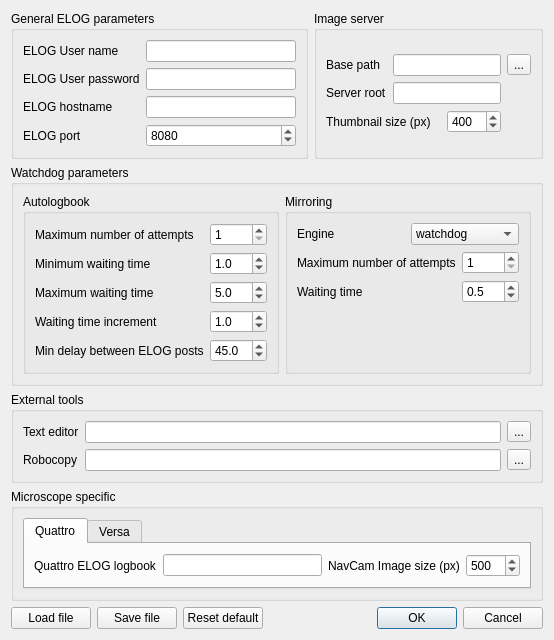
<?xml version="1.0" encoding="UTF-8"?>
<ui version="4.0">
 <class>configurationDialog</class>
 <widget class="QDialog" name="configurationDialog">
  <property name="geometry">
   <rect>
    <x>0</x>
    <y>0</y>
    <width>494</width>
    <height>584</height>
   </rect>
  </property>
  <property name="windowTitle">
   <string>Configuration editor</string>
  </property>
  <layout class="QVBoxLayout" name="verticalLayout_8">
   <item>
    <layout class="QVBoxLayout" name="verticalLayout_7">
     <item>
      <layout class="QHBoxLayout" name="horizontalLayout_5">
       <item>
        <widget class="QGroupBox" name="elog_group_box">
         <property name="title">
          <string>General ELOG parameters</string>
         </property>
         <layout class="QVBoxLayout" name="verticalLayout_9">
          <item>
           <layout class="QFormLayout" name="formLayout">
            <item row="0" column="0">
             <widget class="QLabel" name="elog_user_label">
              <property name="text">
               <string>ELOG User name</string>
              </property>
              <property name="buddy">
               <cstring>elog_user_field</cstring>
              </property>
             </widget>
            </item>
            <item row="0" column="1">
             <widget class="QLineEdit" name="elog_user_field">
              <property name="whatsThis">
               <string extracomment="The user name for the ELOG">&lt;html&gt;&lt;head/&gt;&lt;body&gt;&lt;p&gt;&lt;span style=&quot; font-size:14pt; font-weight:600;&quot;&gt;ELOG User Name&lt;/span&gt;&lt;/p&gt;&lt;p&gt;In order to be able to post on the ELOG, this automatic tool needs to use access credentials. Put here the user name you want to use&lt;/p&gt;&lt;/body&gt;&lt;/html&gt;</string>
              </property>
             </widget>
            </item>
            <item row="1" column="0">
             <widget class="QLabel" name="label">
              <property name="text">
               <string>ELOG User password</string>
              </property>
              <property name="buddy">
               <cstring>elog_password_field</cstring>
              </property>
             </widget>
            </item>
            <item row="1" column="1">
             <widget class="QLineEdit" name="elog_password_field">
              <property name="whatsThis">
               <string>&lt;html&gt;&lt;head/&gt;&lt;body&gt;&lt;p&gt;&lt;span style=&quot; font-size:14pt; font-weight:600;&quot;&gt;ELOG Password&lt;/span&gt;&lt;/p&gt;&lt;p&gt;&lt;span style=&quot; font-size:14pt; font-weight:600;&quot;/&gt;&lt;/p&gt;&lt;p&gt;In order to be able to post on the ELOG, this automatic tool needs to use access credentials. Put here the password you want to use.&lt;/p&gt;&lt;p&gt;&lt;br/&gt;&lt;/p&gt;&lt;p&gt;&lt;span style=&quot; font-weight:600;&quot;&gt;WARNING:&lt;/span&gt;&lt;/p&gt;&lt;p&gt;&lt;span style=&quot; font-weight:600;&quot;&gt;Even if hidded on this window, your password will be written in plain text in the configuration file.&lt;/span&gt;&lt;/p&gt;&lt;/body&gt;&lt;/html&gt;</string>
              </property>
              <property name="echoMode">
               <enum>QLineEdit::Password</enum>
              </property>
             </widget>
            </item>
            <item row="2" column="0">
             <widget class="QLabel" name="elog_hostname_label">
              <property name="text">
               <string>ELOG hostname</string>
              </property>
              <property name="buddy">
               <cstring>elog_hostname_field</cstring>
              </property>
             </widget>
            </item>
            <item row="2" column="1">
             <widget class="QLineEdit" name="elog_hostname_field">
              <property name="whatsThis">
               <string>&lt;html&gt;&lt;head/&gt;&lt;body&gt;&lt;p&gt;&lt;span style=&quot; font-size:14pt; font-weight:600;&quot;&gt;ELOG Hostname&lt;/span&gt;&lt;/p&gt;&lt;p&gt;This is the URL where the ELOG is responding. If you have no idea, ask your system administrator.&lt;/p&gt;&lt;/body&gt;&lt;/html&gt;</string>
              </property>
              <property name="echoMode">
               <enum>QLineEdit::Normal</enum>
              </property>
             </widget>
            </item>
            <item row="3" column="0">
             <widget class="QLabel" name="elog_port_label">
              <property name="text">
               <string>ELOG port</string>
              </property>
              <property name="buddy">
               <cstring>elog_port_field</cstring>
              </property>
             </widget>
            </item>
            <item row="3" column="1">
             <widget class="QSpinBox" name="elog_port_field">
              <property name="whatsThis">
               <string>&lt;html&gt;&lt;head/&gt;&lt;body&gt;&lt;p&gt;&lt;span style=&quot; font-size:14pt; font-weight:600;&quot;&gt;ELOG Port&lt;/span&gt;&lt;/p&gt;&lt;p&gt;This is the TCP/IP port where the ELOG is listening. If you have no idea, ask your system administrator.&lt;/p&gt;&lt;/body&gt;&lt;/html&gt;</string>
              </property>
              <property name="maximum">
               <number>100000</number>
              </property>
              <property name="value">
               <number>8080</number>
              </property>
             </widget>
            </item>
           </layout>
          </item>
         </layout>
        </widget>
       </item>
       <item>
        <widget class="QGroupBox" name="image_server_group_box">
         <property name="title">
          <string>Image server</string>
         </property>
         <layout class="QVBoxLayout" name="verticalLayout">
          <item>
           <layout class="QGridLayout" name="gridLayout_2">
            <item row="0" column="0">
             <widget class="QLabel" name="base_path_label">
              <property name="text">
               <string>Base path</string>
              </property>
              <property name="buddy">
               <cstring>base_path_field</cstring>
              </property>
             </widget>
            </item>
            <item row="0" column="1" colspan="2">
             <widget class="QLineEdit" name="base_path_field">
              <property name="whatsThis">
               <string>&lt;html&gt;&lt;head/&gt;&lt;body&gt;&lt;p&gt;&lt;span style=&quot; font-size:14pt; font-weight:600;&quot;&gt;Image server base path&lt;/span&gt;&lt;/p&gt;&lt;p&gt;Images are not uploaded to the ELOG because they are generally too many for a single post. All images (TIF, PNG and Thumbnail) are served by another webserver. &lt;/p&gt;&lt;p&gt;This base path is the location where all images are saved. &lt;/p&gt;&lt;p&gt;For example. Assume that:&lt;/p&gt;&lt;p&gt;- base path is &lt;span style=&quot; font-weight:600;&quot;&gt;c:\Pictures\Microscopy&lt;/span&gt;&lt;/p&gt;&lt;p&gt;- server roor is &lt;span style=&quot; font-weight:600;&quot;&gt;https://my-image-server/pics&lt;/span&gt;&lt;/p&gt;&lt;p&gt;So a picture saved in c:\Pictures\Microscopy\MyExperiment\Sample\image1.tif will be made available as https://my-image-server/pics/MyExperiment/Sample/image1.tif&lt;/p&gt;&lt;/body&gt;&lt;/html&gt;</string>
              </property>
             </widget>
            </item>
            <item row="0" column="3">
             <widget class="QToolButton" name="search_basepath_button">
              <property name="text">
               <string>...</string>
              </property>
              <property name="icon">
               <iconset resource="resource.qrc">
                <normaloff>:/resources/icons8-opened-folder-30.png</normaloff>:/resources/icons8-opened-folder-30.png</iconset>
              </property>
             </widget>
            </item>
            <item row="1" column="0">
             <widget class="QLabel" name="server_root_label">
              <property name="text">
               <string>Server root</string>
              </property>
              <property name="buddy">
               <cstring>server_root_field</cstring>
              </property>
             </widget>
            </item>
            <item row="1" column="1" colspan="2">
             <widget class="QLineEdit" name="server_root_field">
              <property name="whatsThis">
               <string>&lt;html&gt;&lt;head/&gt;&lt;body&gt;&lt;p&gt;&lt;span style=&quot; font-size:14pt; font-weight:600;&quot;&gt;Image server root&lt;/span&gt;&lt;/p&gt;&lt;p&gt;Images are not uploaded to the ELOG because they are generally too many for a single post. All images (TIF, PNG and Thumbnail) are served by another webserver. &lt;/p&gt;&lt;p&gt;This server root is a URL pointing to the base of the image server.&lt;/p&gt;&lt;p&gt;For example. Assume that:&lt;/p&gt;&lt;p&gt;- base path is &lt;span style=&quot; font-weight:600;&quot;&gt;c:\Pictures\Microscopy&lt;/span&gt;&lt;/p&gt;&lt;p&gt;- server roor is &lt;span style=&quot; font-weight:600;&quot;&gt;https://my-image-server/pics&lt;/span&gt;&lt;/p&gt;&lt;p&gt;So a picture saved in c:\Pictures\Microscopy\MyExperiment\Sample\image1.tif will be made available as https://my-image-server/pics/MyExperiment/Sample/image1.tif&lt;/p&gt;&lt;/body&gt;&lt;/html&gt;</string>
              </property>
             </widget>
            </item>
            <item row="2" column="0" colspan="2">
             <widget class="QLabel" name="img_thumb_size_label">
              <property name="text">
               <string>Thumbnail size (px)</string>
              </property>
              <property name="buddy">
               <cstring>img_thumb_size_spinbox</cstring>
              </property>
             </widget>
            </item>
            <item row="2" column="2">
             <widget class="QSpinBox" name="img_thumb_size_spinbox">
              <property name="whatsThis">
               <string>&lt;html&gt;&lt;head/&gt;&lt;body&gt;&lt;p&gt;&lt;span style=&quot; font-size:14pt; font-weight:600;&quot;&gt;Thumbnail size&lt;/span&gt;&lt;/p&gt;&lt;p&gt;Select the width in pixel of the png thumbnail pictures.&lt;/p&gt;&lt;/body&gt;&lt;/html&gt;</string>
              </property>
              <property name="suffix">
               <string/>
              </property>
              <property name="maximum">
               <number>1024</number>
              </property>
              <property name="value">
               <number>400</number>
              </property>
             </widget>
            </item>
           </layout>
          </item>
         </layout>
        </widget>
       </item>
      </layout>
     </item>
     <item>
      <widget class="QGroupBox" name="watchdog_group_box">
       <property name="title">
        <string>Watchdog parameters</string>
       </property>
       <layout class="QVBoxLayout" name="verticalLayout_6">
        <item>
         <layout class="QHBoxLayout" name="horizontalLayout_2">
          <item>
           <widget class="QGroupBox" name="autologbook_watchdog_group_box">
            <property name="title">
             <string>Autologbook</string>
            </property>
            <layout class="QVBoxLayout" name="verticalLayout_2">
             <item>
              <layout class="QFormLayout" name="formLayout_2">
               <item row="0" column="0">
                <widget class="QLabel" name="autologbook_max_attempts_label">
                 <property name="text">
                  <string>Maximum number of attempts</string>
                 </property>
                 <property name="buddy">
                  <cstring>autologbook_max_attempts_spinbox</cstring>
                 </property>
                </widget>
               </item>
               <item row="0" column="1">
                <widget class="QSpinBox" name="autologbook_max_attempts_spinbox">
                 <property name="whatsThis">
                  <string>&lt;html&gt;&lt;head/&gt;&lt;body&gt;&lt;p&gt;&lt;span style=&quot; font-size:14pt;&quot;&gt;Autologobook watchdog maximum number of attempts&lt;/span&gt;&lt;/p&gt;&lt;p&gt;While the autologbook watchdog is monitoring the protocol folder and try to operate on a file, it could be that for several reasons the process is failing.&lt;/p&gt;&lt;p&gt;In this case the same process will be attempted up to a maximum number of trials (this parameter) with an increasing waiting time in between from minimum waiting time to maximum waititng time with a waiting time increment.  &lt;/p&gt;&lt;/body&gt;&lt;/html&gt;</string>
                 </property>
                 <property name="minimum">
                  <number>1</number>
                 </property>
                </widget>
               </item>
               <item row="1" column="0">
                <widget class="QLabel" name="autologbook_wait_min_label">
                 <property name="text">
                  <string>Minimum waiting time </string>
                 </property>
                 <property name="buddy">
                  <cstring>autologbook_wait_min_spinbox</cstring>
                 </property>
                </widget>
               </item>
               <item row="1" column="1">
                <widget class="QDoubleSpinBox" name="autologbook_wait_min_spinbox">
                 <property name="whatsThis">
                  <string>&lt;html&gt;&lt;head/&gt;&lt;body&gt;&lt;p&gt;&lt;span style=&quot; font-size:14pt;&quot;&gt;Autologobook watchdog minimum waiting time&lt;/span&gt;&lt;/p&gt;&lt;p&gt;While the autologbook watchdog is monitoring the protocol folder and try to operate on a file, it could be that for several reasons the process is failing.&lt;/p&gt;&lt;p&gt;In this case the same process will be attempted up to a maximum number of trials with an increasing waiting time in between from minimum waiting time (this parameter) to maximum waititng time with a waiting time increment.&lt;/p&gt;&lt;/body&gt;&lt;/html&gt;</string>
                 </property>
                 <property name="decimals">
                  <number>1</number>
                 </property>
                 <property name="value">
                  <double>1.000000000000000</double>
                 </property>
                </widget>
               </item>
               <item row="2" column="0">
                <widget class="QLabel" name="autologbook_wait_max_label">
                 <property name="text">
                  <string>Maximum waiting time </string>
                 </property>
                 <property name="buddy">
                  <cstring>autologbook_wait_max_spinbox</cstring>
                 </property>
                </widget>
               </item>
               <item row="2" column="1">
                <widget class="QDoubleSpinBox" name="autologbook_wait_max_spinbox">
                 <property name="whatsThis">
                  <string>&lt;html&gt;&lt;head/&gt;&lt;body&gt;&lt;p&gt;&lt;span style=&quot; font-size:14pt;&quot;&gt;Autologobook watchdog maximum waiting time&lt;/span&gt;&lt;/p&gt;&lt;p&gt;While the autologbook watchdog is monitoring the protocol folder and try to operate on a file, it could be that for several reasons the process is failing.&lt;/p&gt;&lt;p&gt;In this case the same process will be attempted up to a maximum number of trials with an increasing waiting time in between from minimum waiting time to maximum waititng time (this parameter) with a waiting time increment.&lt;/p&gt;&lt;/body&gt;&lt;/html&gt;</string>
                 </property>
                 <property name="decimals">
                  <number>1</number>
                 </property>
                 <property name="value">
                  <double>5.000000000000000</double>
                 </property>
                </widget>
               </item>
               <item row="3" column="0">
                <widget class="QLabel" name="autologbook_wait_increment_label">
                 <property name="text">
                  <string>Waiting time increment</string>
                 </property>
                 <property name="buddy">
                  <cstring>autologbook_wait_increment_spinbox</cstring>
                 </property>
                </widget>
               </item>
               <item row="3" column="1">
                <widget class="QDoubleSpinBox" name="autologbook_wait_increment_spinbox">
                 <property name="whatsThis">
                  <string>&lt;html&gt;&lt;head/&gt;&lt;body&gt;&lt;p&gt;&lt;span style=&quot; font-size:14pt;&quot;&gt;Autologobook watchdog waiting time increment&lt;/span&gt;&lt;/p&gt;&lt;p&gt;While the autologbook watchdog is monitoring the protocol folder and try to operate on a file, it could be that for several reasons the process is failing.&lt;/p&gt;&lt;p&gt;In this case the same process will be attempted up to a maximum number of trials with an increasing waiting time in between from minimum waiting time to maximum waititng time with a waiting time increment (this parameter).&lt;/p&gt;&lt;/body&gt;&lt;/html&gt;</string>
                 </property>
                 <property name="decimals">
                  <number>1</number>
                 </property>
                 <property name="value">
                  <double>1.000000000000000</double>
                 </property>
                </widget>
               </item>
               <item row="4" column="0">
                <widget class="QLabel" name="autologbook_min_delay_label">
                 <property name="text">
                  <string>Min delay between ELOG posts</string>
                 </property>
                 <property name="buddy">
                  <cstring>autologbook_min_delay_spinbox</cstring>
                 </property>
                </widget>
               </item>
               <item row="4" column="1">
                <widget class="QDoubleSpinBox" name="autologbook_min_delay_spinbox">
                 <property name="whatsThis">
                  <string>&lt;html&gt;&lt;head/&gt;&lt;body&gt;&lt;p&gt;&lt;span style=&quot; font-size:14pt; font-weight:600;&quot;&gt;Delay between ELOG posts&lt;/span&gt;&lt;/p&gt;&lt;p&gt;&lt;br/&gt;&lt;/p&gt;&lt;p&gt;If many filesystem events are detected by the autologbook watchdog, there could be a high number of almost identical ELOG message posted in a short period of time. All these posts are not only saturating the band and riskying to kill the ELOG server, but they are also useless. &lt;/p&gt;&lt;p&gt;&lt;br/&gt;&lt;/p&gt;&lt;p&gt;For this reason, two ELOG posts must be separated at least by the number of seconds specified by this parameter.&lt;/p&gt;&lt;/body&gt;&lt;/html&gt;</string>
                 </property>
                 <property name="decimals">
                  <number>1</number>
                 </property>
                 <property name="value">
                  <double>45.000000000000000</double>
                 </property>
                </widget>
               </item>
              </layout>
             </item>
            </layout>
           </widget>
          </item>
          <item>
           <widget class="QGroupBox" name="mirroring_group_box">
            <property name="title">
             <string>Mirroring</string>
            </property>
            <layout class="QVBoxLayout" name="verticalLayout_4">
             <item>
              <layout class="QVBoxLayout" name="verticalLayout_3">
               <item>
                <layout class="QHBoxLayout" name="horizontalLayout">
                 <item>
                  <widget class="QLabel" name="mirroring_engine_label">
                   <property name="text">
                    <string>Engine</string>
                   </property>
                   <property name="buddy">
                    <cstring>engine_combobox</cstring>
                   </property>
                  </widget>
                 </item>
                 <item>
                  <widget class="QComboBox" name="engine_combobox">
                   <item>
                    <property name="text">
                     <string>watchdog</string>
                    </property>
                   </item>
                   <item>
                    <property name="text">
                     <string>robocopy</string>
                    </property>
                   </item>
                  </widget>
                 </item>
                </layout>
               </item>
               <item>
                <layout class="QFormLayout" name="formLayout_3">
                 <item row="0" column="0">
                  <widget class="QLabel" name="mirroring_max_attempts_label">
                   <property name="text">
                    <string>Maximum number of attempts</string>
                   </property>
                   <property name="buddy">
                    <cstring>mirroring_max_attempts_spinbox</cstring>
                   </property>
                  </widget>
                 </item>
                 <item row="0" column="1">
                  <widget class="QSpinBox" name="mirroring_max_attempts_spinbox">
                   <property name="minimum">
                    <number>1</number>
                   </property>
                  </widget>
                 </item>
                 <item row="1" column="0">
                  <widget class="QLabel" name="mirroring_wait_label">
                   <property name="text">
                    <string>Waiting time</string>
                   </property>
                   <property name="buddy">
                    <cstring>mirroring_wait_spinbox</cstring>
                   </property>
                  </widget>
                 </item>
                 <item row="1" column="1">
                  <widget class="QDoubleSpinBox" name="mirroring_wait_spinbox">
                   <property name="decimals">
                    <number>1</number>
                   </property>
                   <property name="value">
                    <double>0.500000000000000</double>
                   </property>
                  </widget>
                 </item>
                </layout>
               </item>
              </layout>
             </item>
            </layout>
           </widget>
          </item>
         </layout>
        </item>
       </layout>
      </widget>
     </item>
     <item>
      <widget class="QGroupBox" name="external_tools_group_box">
       <property name="title">
        <string>External tools</string>
       </property>
       <layout class="QHBoxLayout" name="horizontalLayout_8">
        <item>
         <layout class="QGridLayout" name="gridLayout">
          <item row="0" column="0">
           <widget class="QLabel" name="text_editor_label">
            <property name="text">
             <string>Text editor</string>
            </property>
            <property name="buddy">
             <cstring>notepad_field</cstring>
            </property>
           </widget>
          </item>
          <item row="0" column="1">
           <widget class="QLineEdit" name="notepad_field"/>
          </item>
          <item row="0" column="2">
           <widget class="QToolButton" name="notepad_search_button">
            <property name="text">
             <string>...</string>
            </property>
            <property name="icon">
             <iconset>
              <normalon>:/resources/icons8-opened-folder-30.png</normalon>
             </iconset>
            </property>
           </widget>
          </item>
          <item row="1" column="0">
           <widget class="QLabel" name="robocopy_label">
            <property name="text">
             <string>Robocopy</string>
            </property>
            <property name="buddy">
             <cstring>robocopy_field</cstring>
            </property>
           </widget>
          </item>
          <item row="1" column="1">
           <widget class="QLineEdit" name="robocopy_field"/>
          </item>
          <item row="1" column="2">
           <widget class="QToolButton" name="robocopy_search_button">
            <property name="text">
             <string>...</string>
            </property>
            <property name="icon">
             <iconset>
              <normalon>:/resources/icons8-opened-folder-30.png</normalon>
             </iconset>
            </property>
           </widget>
          </item>
         </layout>
        </item>
       </layout>
      </widget>
     </item>
     <item>
      <widget class="QGroupBox" name="microscope_group_box">
       <property name="title">
        <string>Microscope specific</string>
       </property>
       <layout class="QHBoxLayout" name="horizontalLayout_9">
        <item>
         <widget class="QTabWidget" name="microscope_tabs">
          <property name="currentIndex">
           <number>0</number>
          </property>
          <widget class="QWidget" name="quattro_tab">
           <attribute name="title">
            <string>Quattro</string>
           </attribute>
           <layout class="QHBoxLayout" name="horizontalLayout_10">
            <item>
             <layout class="QHBoxLayout" name="horizontalLayout_3">
              <item>
               <widget class="QLabel" name="quattro_elog_logbook_label">
                <property name="text">
                 <string>Quattro ELOG logbook</string>
                </property>
                <property name="buddy">
                 <cstring>quattro_elog_logbook_field</cstring>
                </property>
               </widget>
              </item>
              <item>
               <widget class="QLineEdit" name="quattro_elog_logbook_field"/>
              </item>
              <item>
               <widget class="QLabel" name="img_navacam_size_label">
                <property name="text">
                 <string>NavCam Image size (px)</string>
                </property>
                <property name="buddy">
                 <cstring>quattro_navcam_size_spinbox</cstring>
                </property>
               </widget>
              </item>
              <item>
               <widget class="QSpinBox" name="quattro_navcam_size_spinbox">
                <property name="suffix">
                 <string/>
                </property>
                <property name="maximum">
                 <number>1024</number>
                </property>
                <property name="value">
                 <number>500</number>
                </property>
               </widget>
              </item>
             </layout>
            </item>
           </layout>
          </widget>
          <widget class="QWidget" name="versa_tab">
           <attribute name="title">
            <string>Versa</string>
           </attribute>
           <layout class="QHBoxLayout" name="horizontalLayout_7">
            <item>
             <layout class="QHBoxLayout" name="horizontalLayout_4">
              <item>
               <widget class="QLabel" name="versa_elog_logbook_label">
                <property name="text">
                 <string>Versa ELOG logbook</string>
                </property>
                <property name="buddy">
                 <cstring>versa_elog_logbook_field</cstring>
                </property>
               </widget>
              </item>
              <item>
               <widget class="QLineEdit" name="versa_elog_logbook_field"/>
              </item>
             </layout>
            </item>
           </layout>
          </widget>
         </widget>
        </item>
       </layout>
      </widget>
     </item>
     <item>
      <layout class="QHBoxLayout" name="horizontalLayout_6">
       <item>
        <widget class="QPushButton" name="load_conf_button">
         <property name="text">
          <string>Load file</string>
         </property>
         <property name="icon">
          <iconset resource="resource.qrc">
           <normaloff>:/resources/icons8-opened-folder-30.png</normaloff>:/resources/icons8-opened-folder-30.png</iconset>
         </property>
        </widget>
       </item>
       <item>
        <widget class="QPushButton" name="save_conf_button">
         <property name="text">
          <string>Save file</string>
         </property>
         <property name="icon">
          <iconset resource="resource.qrc">
           <normaloff>:/resources/icons8-save-30.png</normaloff>:/resources/icons8-save-30.png</iconset>
         </property>
        </widget>
       </item>
       <item>
        <widget class="QPushButton" name="reset_conf_button">
         <property name="text">
          <string>Reset default</string>
         </property>
        </widget>
       </item>
       <item>
        <spacer name="horizontalSpacer">
         <property name="orientation">
          <enum>Qt::Horizontal</enum>
         </property>
         <property name="sizeHint" stdset="0">
          <size>
           <width>88</width>
           <height>20</height>
          </size>
         </property>
        </spacer>
       </item>
       <item>
        <widget class="QDialogButtonBox" name="buttonBox">
         <property name="orientation">
          <enum>Qt::Horizontal</enum>
         </property>
         <property name="standardButtons">
          <set>QDialogButtonBox::Cancel|QDialogButtonBox::Ok</set>
         </property>
        </widget>
       </item>
      </layout>
     </item>
    </layout>
   </item>
  </layout>
 </widget>
 <resources>
  <include location="resource.qrc"/>
 </resources>
 <connections>
  <connection>
   <sender>buttonBox</sender>
   <signal>accepted()</signal>
   <receiver>configurationDialog</receiver>
   <slot>accept()</slot>
   <hints>
    <hint type="sourcelabel">
     <x>506</x>
     <y>497</y>
    </hint>
    <hint type="destinationlabel">
     <x>157</x>
     <y>274</y>
    </hint>
   </hints>
  </connection>
  <connection>
   <sender>buttonBox</sender>
   <signal>rejected()</signal>
   <receiver>configurationDialog</receiver>
   <slot>reject()</slot>
   <hints>
    <hint type="sourcelabel">
     <x>506</x>
     <y>497</y>
    </hint>
    <hint type="destinationlabel">
     <x>286</x>
     <y>274</y>
    </hint>
   </hints>
  </connection>
  <connection>
   <sender>notepad_search_button</sender>
   <signal>clicked()</signal>
   <receiver>configurationDialog</receiver>
   <slot>search_text_editor()</slot>
   <hints>
    <hint type="sourcelabel">
     <x>509</x>
     <y>56</y>
    </hint>
    <hint type="destinationlabel">
     <x>531</x>
     <y>69</y>
    </hint>
   </hints>
  </connection>
  <connection>
   <sender>robocopy_search_button</sender>
   <signal>clicked()</signal>
   <receiver>configurationDialog</receiver>
   <slot>search_robocopy()</slot>
   <hints>
    <hint type="sourcelabel">
     <x>509</x>
     <y>84</y>
    </hint>
    <hint type="destinationlabel">
     <x>531</x>
     <y>115</y>
    </hint>
   </hints>
  </connection>
  <connection>
   <sender>load_conf_button</sender>
   <signal>clicked()</signal>
   <receiver>configurationDialog</receiver>
   <slot>load_conf_file()</slot>
   <hints>
    <hint type="sourcelabel">
     <x>61</x>
     <y>476</y>
    </hint>
    <hint type="destinationlabel">
     <x>67</x>
     <y>509</y>
    </hint>
   </hints>
  </connection>
  <connection>
   <sender>save_conf_button</sender>
   <signal>clicked()</signal>
   <receiver>configurationDialog</receiver>
   <slot>save_conf_file()</slot>
   <hints>
    <hint type="sourcelabel">
     <x>169</x>
     <y>498</y>
    </hint>
    <hint type="destinationlabel">
     <x>181</x>
     <y>509</y>
    </hint>
   </hints>
  </connection>
  <connection>
   <sender>reset_conf_button</sender>
   <signal>clicked()</signal>
   <receiver>configurationDialog</receiver>
   <slot>reset_conf()</slot>
   <hints>
    <hint type="sourcelabel">
     <x>250</x>
     <y>497</y>
    </hint>
    <hint type="destinationlabel">
     <x>286</x>
     <y>495</y>
    </hint>
   </hints>
  </connection>
  <connection>
   <sender>search_basepath_button</sender>
   <signal>clicked()</signal>
   <receiver>configurationDialog</receiver>
   <slot>search_basepath()</slot>
   <hints>
    <hint type="sourcelabel">
     <x>501</x>
     <y>138</y>
    </hint>
    <hint type="destinationlabel">
     <x>518</x>
     <y>182</y>
    </hint>
   </hints>
  </connection>
 </connections>
 <slots>
  <slot>search_text_editor()</slot>
  <slot>search_robocopy()</slot>
  <slot>load_conf_file()</slot>
  <slot>save_conf_file()</slot>
  <slot>reset_conf()</slot>
  <slot>search_basepath()</slot>
 </slots>
</ui>
